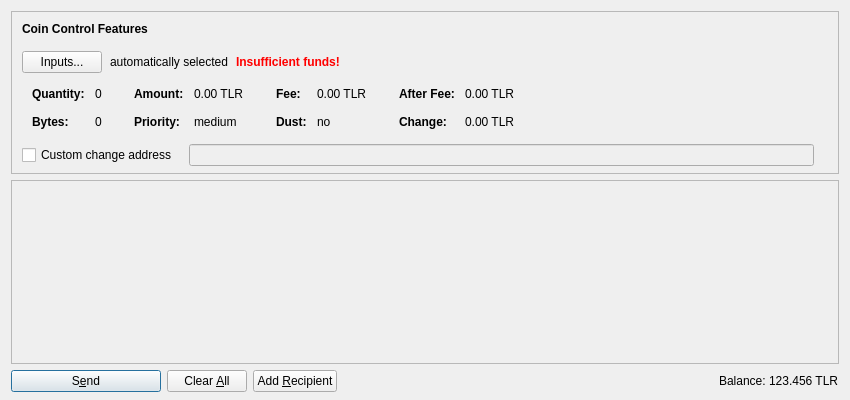
<?xml version="1.0" encoding="UTF-8"?>
<ui version="4.0">
 <class>SendCoinsDialog</class>
 <widget class="QDialog" name="SendCoinsDialog">
  <property name="geometry">
   <rect>
    <x>0</x>
    <y>0</y>
    <width>850</width>
    <height>400</height>
   </rect>
  </property>
  <property name="windowTitle">
   <string>Send Coins</string>
  </property>
  <layout class="QVBoxLayout" name="verticalLayout" stretch="0,1,0">
   <property name="bottomMargin">
    <number>8</number>
   </property>
   <item>
    <widget class="QFrame" name="frameCoinControl">
     <property name="sizePolicy">
      <sizepolicy hsizetype="Expanding" vsizetype="Expanding">
       <horstretch>0</horstretch>
       <verstretch>0</verstretch>
      </sizepolicy>
     </property>
     <property name="maximumSize">
      <size>
       <width>16777215</width>
       <height>16777215</height>
      </size>
     </property>
     <property name="frameShape">
      <enum>QFrame::StyledPanel</enum>
     </property>
     <property name="frameShadow">
      <enum>QFrame::Sunken</enum>
     </property>
     <layout class="QVBoxLayout" name="verticalLayoutCoinControl2">
      <property name="spacing">
       <number>0</number>
      </property>
      <property name="leftMargin">
       <number>0</number>
      </property>
      <property name="topMargin">
       <number>0</number>
      </property>
      <property name="rightMargin">
       <number>0</number>
      </property>
      <property name="bottomMargin">
       <number>6</number>
      </property>
      <item>
       <layout class="QVBoxLayout" name="verticalLayoutCoinControl" stretch="0,0,0,0,1">
        <property name="spacing">
         <number>0</number>
        </property>
        <property name="leftMargin">
         <number>10</number>
        </property>
        <property name="topMargin">
         <number>10</number>
        </property>
        <item>
         <layout class="QHBoxLayout" name="horizontalLayoutCoinControl1">
          <property name="bottomMargin">
           <number>15</number>
          </property>
          <item>
           <widget class="QLabel" name="labelCoinControlFeatures">
            <property name="sizePolicy">
             <sizepolicy hsizetype="Preferred" vsizetype="Maximum">
              <horstretch>0</horstretch>
              <verstretch>0</verstretch>
             </sizepolicy>
            </property>
            <property name="font">
             <font>
              <weight>75</weight>
              <bold>true</bold>
             </font>
            </property>
            <property name="styleSheet">
             <string notr="true">font-weight:bold;</string>
            </property>
            <property name="text">
             <string>Coin Control Features</string>
            </property>
           </widget>
          </item>
         </layout>
        </item>
        <item>
         <layout class="QHBoxLayout" name="horizontalLayoutCoinControl2" stretch="0,0,0,0">
          <property name="spacing">
           <number>8</number>
          </property>
          <property name="bottomMargin">
           <number>10</number>
          </property>
          <item>
           <widget class="QPushButton" name="pushButtonCoinControl">
            <property name="styleSheet">
             <string notr="true"/>
            </property>
            <property name="text">
             <string>Inputs...</string>
            </property>
           </widget>
          </item>
          <item>
           <widget class="QLabel" name="labelCoinControlAutomaticallySelected">
            <property name="text">
             <string>automatically selected</string>
            </property>
            <property name="margin">
             <number>5</number>
            </property>
           </widget>
          </item>
          <item>
           <widget class="QLabel" name="labelCoinControlInsuffFunds">
            <property name="font">
             <font>
              <weight>75</weight>
              <bold>true</bold>
             </font>
            </property>
            <property name="styleSheet">
             <string notr="true">color:red;font-weight:bold;</string>
            </property>
            <property name="text">
             <string>Insufficient funds!</string>
            </property>
            <property name="margin">
             <number>5</number>
            </property>
           </widget>
          </item>
          <item>
           <spacer name="horizontalSpacerCoinControl">
            <property name="orientation">
             <enum>Qt::Horizontal</enum>
            </property>
            <property name="sizeHint" stdset="0">
             <size>
              <width>40</width>
              <height>1</height>
             </size>
            </property>
           </spacer>
          </item>
         </layout>
        </item>
        <item>
         <widget class="QWidget" name="widgetCoinControl" native="true">
          <property name="sizePolicy">
           <sizepolicy hsizetype="Preferred" vsizetype="Preferred">
            <horstretch>0</horstretch>
            <verstretch>0</verstretch>
           </sizepolicy>
          </property>
          <property name="minimumSize">
           <size>
            <width>0</width>
            <height>0</height>
           </size>
          </property>
          <property name="styleSheet">
           <string notr="true"/>
          </property>
          <layout class="QHBoxLayout" name="horizontalLayoutCoinControl5">
           <property name="leftMargin">
            <number>0</number>
           </property>
           <property name="topMargin">
            <number>0</number>
           </property>
           <property name="rightMargin">
            <number>0</number>
           </property>
           <property name="bottomMargin">
            <number>0</number>
           </property>
           <item>
            <layout class="QHBoxLayout" name="horizontalLayoutCoinControl3" stretch="0,0,0,1">
             <property name="spacing">
              <number>20</number>
             </property>
             <property name="topMargin">
              <number>0</number>
             </property>
             <property name="bottomMargin">
              <number>10</number>
             </property>
             <item>
              <layout class="QFormLayout" name="formLayoutCoinControl1">
               <property name="horizontalSpacing">
                <number>10</number>
               </property>
               <property name="verticalSpacing">
                <number>14</number>
               </property>
               <property name="leftMargin">
                <number>10</number>
               </property>
               <property name="topMargin">
                <number>4</number>
               </property>
               <property name="rightMargin">
                <number>6</number>
               </property>
               <item row="0" column="0">
                <widget class="QLabel" name="labelCoinControlQuantityText">
                 <property name="font">
                  <font>
                   <weight>75</weight>
                   <bold>true</bold>
                  </font>
                 </property>
                 <property name="text">
                  <string>Quantity:</string>
                 </property>
                 <property name="margin">
                  <number>0</number>
                 </property>
                </widget>
               </item>
               <item row="0" column="1">
                <widget class="QLabel" name="labelCoinControlQuantity">
                 <property name="cursor">
                  <cursorShape>IBeamCursor</cursorShape>
                 </property>
                 <property name="contextMenuPolicy">
                  <enum>Qt::ActionsContextMenu</enum>
                 </property>
                 <property name="text">
                  <string notr="true">0</string>
                 </property>
                 <property name="margin">
                  <number>0</number>
                 </property>
                 <property name="textInteractionFlags">
                  <set>Qt::LinksAccessibleByMouse|Qt::TextSelectableByKeyboard|Qt::TextSelectableByMouse</set>
                 </property>
                </widget>
               </item>
               <item row="1" column="0">
                <widget class="QLabel" name="labelCoinControlBytesText">
                 <property name="font">
                  <font>
                   <weight>75</weight>
                   <bold>true</bold>
                  </font>
                 </property>
                 <property name="text">
                  <string>Bytes:</string>
                 </property>
                </widget>
               </item>
               <item row="1" column="1">
                <widget class="QLabel" name="labelCoinControlBytes">
                 <property name="cursor">
                  <cursorShape>IBeamCursor</cursorShape>
                 </property>
                 <property name="contextMenuPolicy">
                  <enum>Qt::ActionsContextMenu</enum>
                 </property>
                 <property name="text">
                  <string notr="true">0</string>
                 </property>
                 <property name="textInteractionFlags">
                  <set>Qt::LinksAccessibleByMouse|Qt::TextSelectableByKeyboard|Qt::TextSelectableByMouse</set>
                 </property>
                </widget>
               </item>
              </layout>
             </item>
             <item>
              <layout class="QFormLayout" name="formLayoutCoinControl2">
               <property name="horizontalSpacing">
                <number>10</number>
               </property>
               <property name="verticalSpacing">
                <number>14</number>
               </property>
               <property name="leftMargin">
                <number>6</number>
               </property>
               <property name="topMargin">
                <number>4</number>
               </property>
               <property name="rightMargin">
                <number>6</number>
               </property>
               <item row="0" column="0">
                <widget class="QLabel" name="labelCoinControlAmountText">
                 <property name="font">
                  <font>
                   <weight>75</weight>
                   <bold>true</bold>
                  </font>
                 </property>
                 <property name="text">
                  <string>Amount:</string>
                 </property>
                 <property name="margin">
                  <number>0</number>
                 </property>
                </widget>
               </item>
               <item row="0" column="1">
                <widget class="QLabel" name="labelCoinControlAmount">
                 <property name="cursor">
                  <cursorShape>IBeamCursor</cursorShape>
                 </property>
                 <property name="contextMenuPolicy">
                  <enum>Qt::ActionsContextMenu</enum>
                 </property>
                 <property name="text">
                  <string notr="true">0.00 TLR</string>
                 </property>
                 <property name="textInteractionFlags">
                  <set>Qt::LinksAccessibleByMouse|Qt::TextSelectableByKeyboard|Qt::TextSelectableByMouse</set>
                 </property>
                </widget>
               </item>
               <item row="1" column="0">
                <widget class="QLabel" name="labelCoinControlPriorityText">
                 <property name="font">
                  <font>
                   <weight>75</weight>
                   <bold>true</bold>
                  </font>
                 </property>
                 <property name="text">
                  <string>Priority:</string>
                 </property>
                </widget>
               </item>
               <item row="1" column="1">
                <widget class="QLabel" name="labelCoinControlPriority">
                 <property name="cursor">
                  <cursorShape>IBeamCursor</cursorShape>
                 </property>
                 <property name="contextMenuPolicy">
                  <enum>Qt::ActionsContextMenu</enum>
                 </property>
                 <property name="text">
                  <string notr="true">medium</string>
                 </property>
                 <property name="textInteractionFlags">
                  <set>Qt::LinksAccessibleByMouse|Qt::TextSelectableByKeyboard|Qt::TextSelectableByMouse</set>
                 </property>
                </widget>
               </item>
              </layout>
             </item>
             <item>
              <layout class="QFormLayout" name="formLayoutCoinControl3">
               <property name="horizontalSpacing">
                <number>10</number>
               </property>
               <property name="verticalSpacing">
                <number>14</number>
               </property>
               <property name="leftMargin">
                <number>6</number>
               </property>
               <property name="topMargin">
                <number>4</number>
               </property>
               <property name="rightMargin">
                <number>6</number>
               </property>
               <item row="0" column="0">
                <widget class="QLabel" name="labelCoinControlFeeText">
                 <property name="font">
                  <font>
                   <weight>75</weight>
                   <bold>true</bold>
                  </font>
                 </property>
                 <property name="text">
                  <string>Fee:</string>
                 </property>
                 <property name="margin">
                  <number>0</number>
                 </property>
                </widget>
               </item>
               <item row="0" column="1">
                <widget class="QLabel" name="labelCoinControlFee">
                 <property name="cursor">
                  <cursorShape>IBeamCursor</cursorShape>
                 </property>
                 <property name="contextMenuPolicy">
                  <enum>Qt::ActionsContextMenu</enum>
                 </property>
                 <property name="text">
                  <string notr="true">0.00 TLR</string>
                 </property>
                 <property name="textInteractionFlags">
                  <set>Qt::LinksAccessibleByMouse|Qt::TextSelectableByKeyboard|Qt::TextSelectableByMouse</set>
                 </property>
                </widget>
               </item>
               <item row="1" column="0">
                <widget class="QLabel" name="labelCoinControlLowOutputText">
                 <property name="font">
                  <font>
                   <weight>75</weight>
                   <bold>true</bold>
                  </font>
                 </property>
                 <property name="text">
                  <string>Dust:</string>
                 </property>
                </widget>
               </item>
               <item row="1" column="1">
                <widget class="QLabel" name="labelCoinControlLowOutput">
                 <property name="cursor">
                  <cursorShape>IBeamCursor</cursorShape>
                 </property>
                 <property name="contextMenuPolicy">
                  <enum>Qt::ActionsContextMenu</enum>
                 </property>
                 <property name="text">
                  <string notr="true">no</string>
                 </property>
                 <property name="textInteractionFlags">
                  <set>Qt::LinksAccessibleByMouse|Qt::TextSelectableByKeyboard|Qt::TextSelectableByMouse</set>
                 </property>
                </widget>
               </item>
              </layout>
             </item>
             <item>
              <layout class="QFormLayout" name="formLayoutCoinControl4">
               <property name="horizontalSpacing">
                <number>10</number>
               </property>
               <property name="verticalSpacing">
                <number>14</number>
               </property>
               <property name="leftMargin">
                <number>6</number>
               </property>
               <property name="topMargin">
                <number>4</number>
               </property>
               <property name="rightMargin">
                <number>6</number>
               </property>
               <item row="0" column="0">
                <widget class="QLabel" name="labelCoinControlAfterFeeText">
                 <property name="font">
                  <font>
                   <weight>75</weight>
                   <bold>true</bold>
                  </font>
                 </property>
                 <property name="text">
                  <string>After Fee:</string>
                 </property>
                 <property name="margin">
                  <number>0</number>
                 </property>
                </widget>
               </item>
               <item row="0" column="1">
                <widget class="QLabel" name="labelCoinControlAfterFee">
                 <property name="cursor">
                  <cursorShape>IBeamCursor</cursorShape>
                 </property>
                 <property name="contextMenuPolicy">
                  <enum>Qt::ActionsContextMenu</enum>
                 </property>
                 <property name="text">
                  <string notr="true">0.00 TLR</string>
                 </property>
                 <property name="textInteractionFlags">
                  <set>Qt::LinksAccessibleByMouse|Qt::TextSelectableByKeyboard|Qt::TextSelectableByMouse</set>
                 </property>
                </widget>
               </item>
               <item row="1" column="0">
                <widget class="QLabel" name="labelCoinControlChangeText">
                 <property name="font">
                  <font>
                   <weight>75</weight>
                   <bold>true</bold>
                  </font>
                 </property>
                 <property name="text">
                  <string>Change:</string>
                 </property>
                </widget>
               </item>
               <item row="1" column="1">
                <widget class="QLabel" name="labelCoinControlChange">
                 <property name="cursor">
                  <cursorShape>IBeamCursor</cursorShape>
                 </property>
                 <property name="contextMenuPolicy">
                  <enum>Qt::ActionsContextMenu</enum>
                 </property>
                 <property name="text">
                  <string notr="true">0.00 TLR</string>
                 </property>
                 <property name="textInteractionFlags">
                  <set>Qt::LinksAccessibleByMouse|Qt::TextSelectableByKeyboard|Qt::TextSelectableByMouse</set>
                 </property>
                </widget>
               </item>
              </layout>
             </item>
            </layout>
           </item>
          </layout>
         </widget>
        </item>
        <item>
         <layout class="QHBoxLayout" name="horizontalLayoutCoinControl4" stretch="0,0,0">
          <property name="spacing">
           <number>12</number>
          </property>
          <property name="sizeConstraint">
           <enum>QLayout::SetDefaultConstraint</enum>
          </property>
          <property name="topMargin">
           <number>5</number>
          </property>
          <property name="rightMargin">
           <number>5</number>
          </property>
          <item>
           <widget class="QCheckBox" name="checkBoxCoinControlChange">
            <property name="toolTip">
             <string>If this is activated, but the change address is empty or invalid, change will be sent to a newly generated address.</string>
            </property>
            <property name="text">
             <string>Custom change address</string>
            </property>
           </widget>
          </item>
          <item>
           <widget class="QValidatedLineEdit" name="lineEditCoinControlChange">
            <property name="enabled">
             <bool>false</bool>
            </property>
            <property name="sizePolicy">
             <sizepolicy hsizetype="Expanding" vsizetype="Fixed">
              <horstretch>0</horstretch>
              <verstretch>0</verstretch>
             </sizepolicy>
            </property>
           </widget>
          </item>
          <item>
           <widget class="QLabel" name="labelCoinControlChangeLabel">
            <property name="sizePolicy">
             <sizepolicy hsizetype="Preferred" vsizetype="Expanding">
              <horstretch>0</horstretch>
              <verstretch>0</verstretch>
             </sizepolicy>
            </property>
            <property name="minimumSize">
             <size>
              <width>0</width>
              <height>0</height>
             </size>
            </property>
            <property name="text">
             <string/>
            </property>
            <property name="margin">
             <number>3</number>
            </property>
           </widget>
          </item>
         </layout>
        </item>
        <item>
         <spacer name="verticalSpacerCoinControl">
          <property name="orientation">
           <enum>Qt::Vertical</enum>
          </property>
          <property name="sizeHint" stdset="0">
           <size>
            <width>800</width>
            <height>1</height>
           </size>
          </property>
         </spacer>
        </item>
       </layout>
      </item>
     </layout>
    </widget>
   </item>
   <item>
    <widget class="QScrollArea" name="scrollArea">
     <property name="widgetResizable">
      <bool>true</bool>
     </property>
     <widget class="QWidget" name="scrollAreaWidgetContents">
      <property name="geometry">
       <rect>
        <x>0</x>
        <y>0</y>
        <width>830</width>
        <height>178</height>
       </rect>
      </property>
      <layout class="QVBoxLayout" name="verticalLayout_2" stretch="0,1">
       <property name="leftMargin">
        <number>0</number>
       </property>
       <property name="topMargin">
        <number>0</number>
       </property>
       <property name="rightMargin">
        <number>0</number>
       </property>
       <property name="bottomMargin">
        <number>0</number>
       </property>
       <item>
        <layout class="QVBoxLayout" name="entries">
         <property name="spacing">
          <number>6</number>
         </property>
        </layout>
       </item>
       <item>
        <spacer name="verticalSpacer">
         <property name="orientation">
          <enum>Qt::Vertical</enum>
         </property>
         <property name="sizeHint" stdset="0">
          <size>
           <width>20</width>
           <height>40</height>
          </size>
         </property>
        </spacer>
       </item>
      </layout>
     </widget>
    </widget>
   </item>
   <item>
    <layout class="QHBoxLayout" name="horizontalLayout">
     <item>
      <widget class="QPushButton" name="sendButton">
       <property name="minimumSize">
        <size>
         <width>150</width>
         <height>0</height>
        </size>
       </property>
       <property name="toolTip">
        <string>Confirm the send action</string>
       </property>
       <property name="text">
        <string>S&amp;end</string>
       </property>
       <property name="icon">
        <iconset resource="../thalercoin.qrc">
         <normaloff>:/icons/send</normaloff>:/icons/send</iconset>
       </property>
       <property name="default">
        <bool>true</bool>
       </property>
      </widget>
     </item>
     <item>
      <widget class="QPushButton" name="clearButton">
       <property name="sizePolicy">
        <sizepolicy hsizetype="Minimum" vsizetype="Fixed">
         <horstretch>0</horstretch>
         <verstretch>0</verstretch>
        </sizepolicy>
       </property>
       <property name="toolTip">
        <string>Clear all fields of the form.</string>
       </property>
       <property name="text">
        <string>Clear &amp;All</string>
       </property>
       <property name="icon">
        <iconset resource="../thalercoin.qrc">
         <normaloff>:/icons/remove</normaloff>:/icons/remove</iconset>
       </property>
       <property name="autoRepeatDelay">
        <number>300</number>
       </property>
       <property name="autoDefault">
        <bool>false</bool>
       </property>
      </widget>
     </item>
     <item>
      <widget class="QPushButton" name="addButton">
       <property name="toolTip">
        <string>Send to multiple recipients at once</string>
       </property>
       <property name="text">
        <string>Add &amp;Recipient</string>
       </property>
       <property name="icon">
        <iconset resource="../thalercoin.qrc">
         <normaloff>:/icons/add</normaloff>:/icons/add</iconset>
       </property>
       <property name="autoDefault">
        <bool>false</bool>
       </property>
      </widget>
     </item>
     <item>
      <spacer name="horizontalSpacer">
       <property name="orientation">
        <enum>Qt::Horizontal</enum>
       </property>
       <property name="sizeHint" stdset="0">
        <size>
         <width>40</width>
         <height>20</height>
        </size>
       </property>
      </spacer>
     </item>
     <item>
      <layout class="QHBoxLayout" name="horizontalLayout_2">
       <property name="spacing">
        <number>3</number>
       </property>
       <item>
        <widget class="QLabel" name="label">
         <property name="sizePolicy">
          <sizepolicy hsizetype="Preferred" vsizetype="Fixed">
           <horstretch>0</horstretch>
           <verstretch>0</verstretch>
          </sizepolicy>
         </property>
         <property name="text">
          <string>Balance:</string>
         </property>
        </widget>
       </item>
       <item>
        <widget class="QLabel" name="labelBalance">
         <property name="sizePolicy">
          <sizepolicy hsizetype="Preferred" vsizetype="Fixed">
           <horstretch>0</horstretch>
           <verstretch>0</verstretch>
          </sizepolicy>
         </property>
         <property name="cursor">
          <cursorShape>IBeamCursor</cursorShape>
         </property>
         <property name="text">
          <string notr="true">123.456 TLR</string>
         </property>
         <property name="textInteractionFlags">
          <set>Qt::LinksAccessibleByMouse|Qt::TextSelectableByKeyboard|Qt::TextSelectableByMouse</set>
         </property>
        </widget>
       </item>
      </layout>
     </item>
    </layout>
   </item>
  </layout>
 </widget>
 <customwidgets>
  <customwidget>
   <class>QValidatedLineEdit</class>
   <extends>QLineEdit</extends>
   <header>qvalidatedlineedit.h</header>
  </customwidget>
 </customwidgets>
 <resources>
  <include location="../thalercoin.qrc"/>
 </resources>
 <connections/>
</ui>
